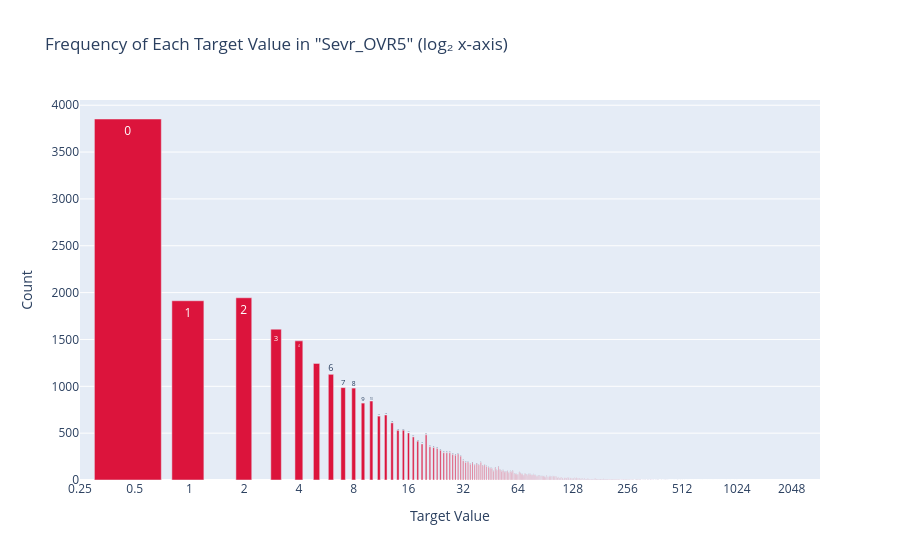

The cell this chart's notebook holds for it:
### Code cell
plot_log2_frequency(dataset, 'Sevr_OVR5')

### Figure 1 — Plotly figure (JSON) as saved in the notebook; plotly's stock layout.template omitted (floating-point values rounded to 4 significant figures; data arrays with more than 128 entries replaced by an {"elided": "..."} marker saying what was removed)
{"data": [{"hovertemplate": "Value: %{text}<br>Count: %{y}<extra></extra>", "marker": {"color": "crimson"}, "text": {"elided": "438 str values"}, "type": "bar", "x": {"elided": "438 float values"}, "y": {"elided": "438 int values"}}], "layout": {"title": {"text": "Frequency of Each Target Value in \"Sevr_OVR5\" (log₂ x-axis)"}, "xaxis": {"dtick": 0.301, "title": {"text": "Target Value"}, "type": "log"}, "yaxis": {"title": {"text": "Count"}}}}
